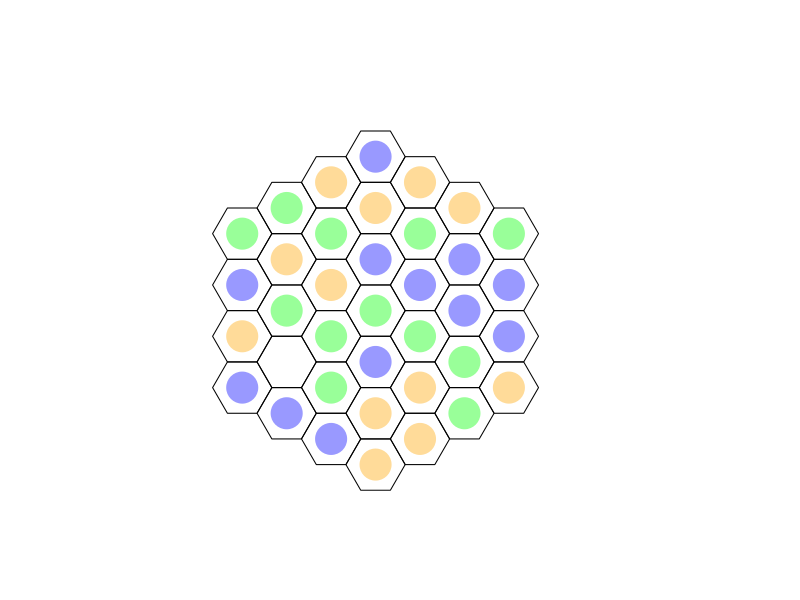

The R source for this figure:
###################################
## TRI HEX GAME (tentative title)
####

# HEXFLEX
# TRIGON

## CONTENTS
'
 12 orange stones
 12 green stones
 12 blue stones
 37 space hex game board (tentative size)
 opaque drawstring bag
'

## OBJECTIVE
'
 Create groups of three stones of the same color in the orientation 
 unique to that color. Each group of three is worth one point.
'
# any group of 3+ continuous green stones
# any group of 4+ continuous orange stones
# any group of 5+ continuous blue stones

## GAMEPLAY
'
 All stones are placed in the drawstring bag.
 Each player takes turns randomly drawing a stone from the bag and placing it 
 on the hex board.
'

## BASIC MOTION
'
 orange stones push blue stones one space in a linear path.
 blue stones push green stones one space in a linear path.
 green stones push orange stones one space in a linear path.
'

## COMBOS
# If a orange stone pushes a blue stone into a space adjacent to a green stone,
#   the green stone is also pushed one space by the blue stone. If the pushed
#   green stone is adjacent to a orange stone, the orange stone is subsequently
#   pushed one space by the green stone. As so on and so forth. The reaction 
#   will continue until no other stones can be pushed.
#     X X X X X         X X G X X       X X X X X 
#     X B X G X         X B X X X       O X B X G 
#     X X X X X   -->   X X B X X   OR  X X X X X 
#     X X B X X         X X X X X       X X B X X 
#     X X X X X         X X O X X       X X X X X 

## RESTRICTIONS
'
 N/A for now
'

## EDGE EFFECTS
'
 N/A for now
'

## GAME PLAY METRICS
'
 05/30/22: initial observations
    - orange configuration is more likely to occur by random placement, no pushing or replacement
 06/03/2022: change game mechanics
    - no illegal positions
    - no pushing off board
    - no Newton cradle pushing effect
    - objective change to groups of 3+, 4+, and 5+ for green, orange, blue, respectively in any orientation
'
#############################################################################
## GAME BUILDING
##

require(pracma)
require(sp)
require(zoo)


## CREATE BOARD
#
#     O O O O
#    O O O O O
#   O O O O O O
#  O O O O O O O
#   O O O O O O
#    O O O O O
#     O O O O
#
'
 37 spaces, hexagons in the shape of a hexagon
 
'

createBoard <- function(size=13,x0=4,y0=11){
  
  Hexagon <- function(x, y, unitcell = 1){
    ratio <- sqrt(3)/2
    polygon(x = c(x, x+unitcell/2, x+unitcell+(unitcell/2), 
                  x+unitcell*2, x+unitcell+(unitcell/2), x+unitcell/2),
            y = c(y, y+ratio, y+ratio, y, y-ratio, y-ratio))
  }
  
  nrow <- ncol <- size
  ratio <- sqrt(3)/2
  
  # x0 <- 4
  # y0 <- 11
  
  xint <- ratio*sqrt(3)
  yint <- ratio
  
  x_offset <- 3
  x_multiplier <- c(0,1,2,3,2,3,2,3,2,3,2,1,0)
  y_multiplier <- seq(0,12)
  num_in_row <- c(1,2,3,4,3,4,3,4,3,4,3,2,1)
  x_center <- c()
  y_center <- c()
  
  # empty plot window
  plot(0, 0, type = "n", axes = FALSE, xlim=c(0, ncol),
       ylim=c(0, nrow), xlab="", ylab= "", asp=1)
  
  # plot hexes, compute centerpoints
  for(i in seq_along(num_in_row)){
    offset_multiplier <- seq(0,num_in_row[i]-1)
    for(j in seq(num_in_row[i])){
      update_x <- x0-xint*x_multiplier[i]+x_offset*offset_multiplier[j]
      update_y <- y0-yint*y_multiplier[i]
      Hexagon(update_x,update_y)
      
      x_center <- append(x_center, update_x+1, after=length(x_center))
      y_center <- append(y_center, update_y, after=length(y_center))
    }
  }
  
  # list relationships between hexes
  '
    Blue - linear-linear-linear
    Green - three nearest neighbors
    orange - linear-linear-offset
  '
  
  linear_rows <- list(c(7,4,2,1),
                      c(14,11,8,5,3),
                      c(21,18,15,12,9,6),
                      c(28,25,22,19,16,13,10),
                      c(32,29,26,23,20,17),
                      c(35,33,30,27,24),
                      c(37,36,34,31),
                      c(28,32,35,37),
                      c(21,25,29,33,36),
                      c(14,18,22,26,30,34),
                      c(7,11,15,19,23,27,31),
                      c(4,8,12,16,20,24),
                      c(2,5,9,13,17),
                      c(1,3,6,10),
                      c(7,14,21,28),
                      c(4,11,18,25,32),
                      c(2,8,15,22,29,35),
                      c(1,5,12,19,26,33,37),
                      c(3,9,16,23,30,36),
                      c(6,13,20,27,34),
                      c(10,17,24,31))
  
  neighbors <- list(c(3,5,2),
                    c(1,5,8,4),
                    c(6,9,5,1),
                    c(2,8,11,7),
                    c(1,3,9,12,8,2),
                    c(10,13,9,3),
                    c(4,11,14),
                    c(2,5,12,15,11,4),
                    c(3,6,13,16,12,5),
                    c(17,13,6),
                    c(4,8,15,18,14,7),
                    c(5,9,16,19,15,8),
                    c(6,10,17,20,16,9),
                    c(7,11,18,21),
                    c(8,12,19,22,18,11),
                    c(9,13,20,23,19,12),
                    c(24,20,13,10),
                    c(11,15,22,25,21,14),
                    c(12,16,23,26,22,15),
                    c(13,17,24,27,23,16),
                    c(14,18,25,28),
                    c(15,19,26,29,25,18),
                    c(16,20,27,30,26,19),
                    c(31,27,20,17),
                    c(18,22,29,32,28,21),
                    c(19,23,30,33,29,22),
                    c(20,24,31,34,30,23),
                    c(21,25,32),
                    c(22,26,33,35,32,25),
                    c(23,27,34,36,33,26),
                    c(34,27,24),
                    c(28,25,29,35),
                    c(26,30,36,37,35,29),
                    c(36,30,27,31),
                    c(32,29,33,37),
                    c(37,33,30,34),
                    c(35,33,36))

  return(list("ID"=seq(1,length(x_center)),
              "X"=x_center,
              "Y"=y_center,
              "VAL"=rep(0,length(x_center)),
              "turn"=0,
              "linear_rows"=linear_rows,
              "neighbors"=neighbors))
}

refreshBoard <- function(size=13,x0=4,y0=11){
  Hexagon <- function(x, y, unitcell = 1){
    ratio <- sqrt(3)/2
    polygon(x = c(x, x+unitcell/2, x+unitcell+(unitcell/2), 
                  x+unitcell*2, x+unitcell+(unitcell/2), x+unitcell/2),
            y = c(y, y+ratio, y+ratio, y, y-ratio, y-ratio))
  }
  
  nrow <- ncol <- size
  ratio <- sqrt(3)/2
  
  # x0 <- 4
  # y0 <- 11
  
  xint <- ratio*sqrt(3)
  yint <- ratio
  
  x_offset <- 3
  x_multiplier <- c(0,1,2,3,2,3,2,3,2,3,2,1,0)
  y_multiplier <- seq(0,12)
  num_in_row <- c(1,2,3,4,3,4,3,4,3,4,3,2,1)
  x_center <- c()
  y_center <- c()
  
  # empty plot window
  plot(0, 0, type = "n", axes = FALSE, xlim=c(0, ncol),
       ylim=c(0, nrow), xlab="", ylab= "", asp=1)
  
  for(i in seq_along(num_in_row)){
    offset_multiplier <- seq(0,num_in_row[i]-1)
    for(j in seq(num_in_row[i])){
      update_x <- x0-xint*x_multiplier[i]+x_offset*offset_multiplier[j]
      update_y <- y0-yint*y_multiplier[i]
      Hexagon(update_x,update_y)
    }
  }
  
}

updateBoard <- function(centers,selection,placeRandom){
  x_cell <- centers$X[which(centers$ID==placeRandom)]
  y_cell <- centers$Y[which(centers$ID==placeRandom)]
  points(x_cell,y_cell,col=pastellize(selection$stone,p=0.4),pch=19,cex=4,lwd=2)
}

pastellize <- function(x, p){
  
  # x is a colour
  # p is a number in [0,1]
  # p = 1 will give no pastellization
  
  # convert hex or letter names to rgb
  if (is.character(x)) x <- col2rgb(x)/255
  
  # convert vector to rgb
  if (is.numeric(x)) x <- matrix(x, nr=3)
  
  col <- rgb2hsv(x, maxColorValue=1)
  col[2,1] <- col[2,1]*p
  col <- hsv2rgb(col)
  
  # return in convenient format for plots
  rgb(col[1], col[2], col[3])
}

hsv2rgb <- function(x){  
  # convert an hsv colour to rgb  
  # input:  a 3 x 1 matrix (same as output of rgb2hsv() function)  
  # output: vector of length 3 with values in [0,1]    
  
  # recover h, s, v values  
  h <- x[1,1]  
  s <- x[2,1]  
  v <- x[3,1]    
  
  # follow the algorithm from Wikipedia  
  C <- s*v   
  
  # in R, h takes values in [0,1] rather than [0, 360], so dividing by  
  # 60 degrees is the same as multiplying by six  
  hdash <- h*6  
  X <- C * (1 - abs(hdash %% 2 -1))
  
  if (0 <= hdash & hdash <=1) RGB1 <- c(C, X, 0)  
  if (1 <= hdash & hdash <=2) RGB1 <- c(X, C, 0)  
  if (2 <= hdash & hdash <=3) RGB1 <- c(0, C, X)  
  if (3 <= hdash & hdash <=4) RGB1 <- c(0, X, C)  
  if (4 <= hdash & hdash <=5) RGB1 <- c(X, 0, C)  
  if (5 <= hdash & hdash <=6) RGB1 <- c(C, 0, X)    
  
  # the output is a vector of length 3. This is the most convenient  
  # format for using as the col argument in an R plotting function  
  RGB1 + (v-C)
}

## DRAW STONES
initializeBag <- function(num_stones=12){
  bag_init = c(rep("orange",num_stones),rep("blue",num_stones),rep("green",num_stones))
  return(list("available"=bag_init,"memory"=c()))
}

drawFromBag <- function(bag){
  updated_bag <- bag
  
  if(isempty(bag$available)){ stop("Bag is empty") }
  drawn_stone <- sample(bag$available,1)
  updated_bag$memory <- c(bag$memory,drawn_stone)
  updated_bag$stone <- drawn_stone
  
  to_remove <- which(bag$available==drawn_stone)[1]
  updated_bag$available <- bag$available[-to_remove]
  
  return(updated_bag)
}

addToBag <- function(placeStone,bag){
  updated_bag <- bag
  
}


## PLACE STONES
# random for now

availablePositions <- function(centers){
  open <- centers$ID[which(centers$VAL==0)]
  return(open)
}

legalPositions <- function(centers){
  '
  Identify illegal orientations
  Outputs: yes legal, no not legal & locations
  '
  
  # check blue - linear - VAL=2
  check_blue <- c()
  for(i in seq_along(centers$linear_rows)){
    hex_in_row <- centers_new$ID[centers_new$linear_rows[[i]]]
    tmp <- centers$VAL[centers$linear_rows[[i]]]
    triplets <- c()
    if(any(tmp==2)){
      id <- as.integer(tmp==2)
      trip <- rollsum(id,3)
      if(any(trip==3)){
        id_trip <- which(trip==3)
        for(j in seq_along(id_trip)){
          triplets <- append(triplets,list(hex_in_row[seq(id_trip[j],id_trip[j]+2)]),after=length(triplets))
        }
      }
    }
    
    if(!is.null(triplets)){
      check_blue <- append(check_blue,triplets,after=length(check_blue))
    }
  }
  
  # check green - neighbors - VAL=3
  check_green <- c()
  green_on_board <- centers$ID[which(centers$VAL==3)]
  if(any(green_on_board>0)){
    for(i in seq_along(green_on_board)){
      group_green <- c()
      hex_in_group <- centers$neighbors[[green_on_board[i]]]
      id_gr <- as.integer(centers$VAL[hex_in_group]==3)
      if(any(id_gr==1)){
        duo <- rollsum(id_gr,2)
        if(any(duo==2)){
          id_duo <- which(duo==2)
          for(j in seq_along(id_duo)){
            group_green <- append(group_green,list(c(green_on_board[i],hex_in_group[seq(id_duo[j],id_duo[j]+1)])),after=length(group_green))
          }
        }
      }
      
      if(!is.null(group_green)){
        check_green <- append(check_green,group_green,after=length(check_green))
      }
    }
    'remove duplicates'
    len <- length(check_green)
    rm_id <- c()
    for(i in seq(len-1)){
      a <- check_green[[i]]
      for(j in seq(i+1,len)){
        b <- check_green[[j]]
        tmp <- intersect(a,b)
        if(length(tmp)==3){
          rm_id <- append(rm_id,j,after=length(rm_id))
        }
      }
    }
    if(!is.null(rm_id)){
      check_green <- check_green[- unique(rm_id)]
    }
  }
  
  # check orange - linear+offset - VAL=1
  check_orange <- c()
  for(i in seq_along(centers$neighbors)){
    group_orange <- c()
    hex_neighbors <- centers$neighbors[[i]]
    if(length(hex_neighbors)==6){ 'for fully surrounded hexes'
      tmp_hex <- c(hex_neighbors[5:6],hex_neighbors)
      id_yel <- as.integer(centers$VAL[tmp_hex]==1)
      if(any(id_yel==1)){
        yel <- rollsum(id_yel,3)
        if(any(yel==3)){
          yel_id <- which(yel==3)
          for(j in seq_along(yel_id)){
            group_orange <- append(group_orange,list(tmp_hex[seq(yel_id[j],yel_id[j]+2)]),after=length(group_orange))
          }
        }
      }
    } else { 'for all other hexes'
      id_yel <- as.integer(centers$VAL[hex_neighbors]==1)
      if(any(id_yel==1)){
        yel <- rollsum(id_yel,3)
        if(any(yel==3)){
          yel_id <- which(yel==3)
          for(j in seq_along(yel_id)){
            group_orange <- append(group_orange,list(hex_neighbors[seq(yel_id[j],yel_id[j]+2)]),after=length(group_orange))
          }
        }
      }
    }
    
    
    if(!is.null(group_orange)){
      check_orange <- append(check_orange,group_orange,after=length(check_orange))
    }
  }
  
  'determine yes/no'
  if(is.null(check_blue) & is.null(check_green) & is.null(check_orange)){
    outcome <- "LEGAL"
  } else {
    outcome <- "ILLEGAL"
  }
  
  'return values'
  return(list("outcome" = outcome,
              "blue"=check_blue,
              "green"=check_green,
              "orange"=check_orange))
}

selectPosition <- function(available_positions){
  '
   Random for now.
   Consider situation where player must select between two potential wins.
  '
  placeRandom <- sample(available_positions,1)
  return(placeRandom)
}

updatePositions <- function(centers,selection,placement){
  update_centers <- centers
  #update_centers$turn <- centers$turn + 1

  switch(selection$stone,
         orange = update_centers$VAL[placement] <- 1,
         blue = update_centers$VAL[placement] <- 2,
         green = update_centers$VAL[placement] <- 3)
  
  return(update_centers)
}

pushStones <- function(centers,selection,placement){
  '
  inputs: centers_new_tmp, bag_update_tmp,placeStone
  logic:
    - check neighbors of placed stone
    - evaluate push rule until reaction complete
    - update centers
  '
  push <- NULL
  neighbors <- centers$neighbors[[placement]]
  
  input <- switch(selection$stone,
                  "green" = 1,
                  "orange" = 2,
                  "blue" = 3)
  
  if(any(centers$VAL[neighbors]==input)){
    nearest_id <- which(centers$VAL[neighbors]==input)
    for(i in seq_along(nearest_id)){
      next_nearest <- centers$neighbors[[neighbors[nearest_id]]]
      row_group <- c()
      for(j in seq_along(centers$linear_rows)){
        tmp <- sum(as.integer(c(placement,neighbors[nearest_id[i]]) %in% centers$linear_rows[[j]]))
        if(tmp == 2){ row_group <- centers$linear_rows[[j]] }
      }
      a <- which(row_group==placement)
      b <- which(row_group==neighbors[nearest_id[j]])
      next_nearest_space <- row_group[b+(b-a)]
      if(centers$VAL[next_nearest_space]==0){
        push <- c(neighbors[nearest_id[i]],next_nearest_space)
      }
    }
  }
  
}

#############################################
## GAMEPLAY

centers <- createBoard()
bag <- initializeBag()
turn <- 0
#illegal_count <- 0
for(game in seq(36)){
  if(turn==0){
    selection <- drawFromBag(bag)
    open_positions <- availablePositions(centers)
    placeStone <- selectPosition(open_positions)
    updateBoard(centers,selection,placeStone)
    centers_new <- updatePositions(centers,selection,placeStone)
    bag_update <- selection
    turn <- turn + 1
  } else {
    bag_update_tmp <- drawFromBag(bag_update)
    open_positions <- availablePositions(centers_new)

    placeStone <- selectPosition(open_positions)
    centers_new_tmp <- updatePositions(centers_new,bag_update_tmp,placeStone)
    
    
    #illegal_positions <- legalPositions(centers_new_tmp)
    #status <- illegal_positions$outcome
    
    # if(status == "LEGAL"){
      # --> push stones, update positions, eval win, remove stones, update bag, update board
      
    centers_new <- centers_new_tmp
    bag_update <- bag_update_tmp
    updateBoard(centers_new,bag_update,placeStone)
    turn <- turn + 1
    # } else {
      # illegal_count <- illegal_count + 1
    # }
  }
}

#print(illegal_count)
# print(bag_update)
# print(centers_new)


#############################################
## OLD CODE

# VERTICES
# x <- seq(0,ncol,3)
# y <- seq(0,nrow,sqrt(3))
# x0 <- x+1.5
# y0 <- y+sqrt(3)/2
# 
# XY <- meshgrid(x,y)
# XY0 <- meshgrid(x0,y0)
# 
# x1 <- x0 - 1
# XY1 <- meshgrid(x1,y0)
# 
# x2 <- x - 1
# XY2 <- meshgrid(x2,y)
# 
# plot(XY$X,XY$Y,xlim=c(-1,ncol+3),ylim=c(-1,nrow+3))
# points(XY0$X,XY0$Y,col='red')
# points(XY1$X,XY1$Y,col='cyan')
# points(XY2$X,XY2$Y,col='green')
